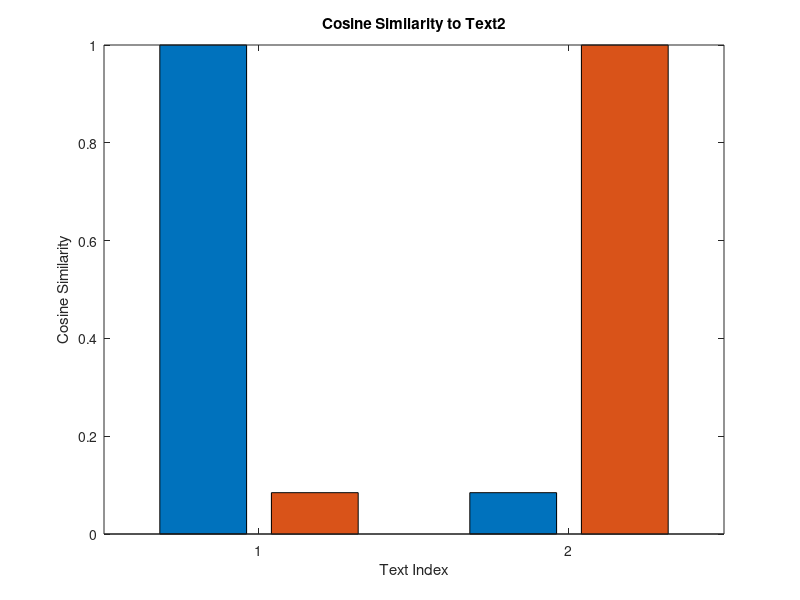

The MATLAB script that drew this image:
% This code is a matlab version of the r code conducted on NLP. 
% The code was adapted from ChatGPT
% For further information, you may visit https://openai.com/chatgpt

%%%%%%%%%%%%%%%%%%%%%%%%%%%%%%%%%%%%%%%%%%%%%%%%%%%%%%%%%%%%%%%%%%%%%%%

% Sample texts
text_1 = 'Looking at the sky, the ocean seems to cry, nature wanna run';
text_2 = 'Joy closer coming, magic never stopping, sky above us shining';

% Storing texts into one variable
sample_texts = {text_1, text_2}; % 1X2 cell array

% Conversion of the texts into lowercase
text_1 = lower(text_1);
text_2 = lower(text_2);

% Punctuation removal
text_1 = regexprep(text_1, '[^\w\s]', '');
text_2 = regexprep(text_2, '[^\w\s]', '');

% Text tokenization
tokens_text_1 = strsplit(text_1);
tokens_text_2 = strsplit(text_2);

% Combining both tokens
tokens_combined = unique([tokens_text_1, tokens_text_2]);

% Term-document matrix (DTM)
DTM = ones(length(tokens_combined), 2);

% DTM creation
for i = 1:length(tokens_combined)
    DTM(i, 1) = sum(strcmp(tokens_text_1, tokens_combined{i}));
    DTM(i, 2) = sum(strcmp(tokens_text_2, tokens_combined{i}));
end

% Display the term-document matrix
disp('Term-Document Matrix:');
disp(DTM);

% Cosine similarity
dot_text_product = dot(DTM(:, 1), DTM(:, 2));
norm_text_1 = norm(DTM(:, 1));  
norm_text_2 = norm(DTM(:, 2));  

cosine_similarity = dot_text_product / (norm_text_1 * norm_text_2);

% Displaying the cosine similarity
disp(['Cosine Similarity between Text 1 and Text 2: ', num2str(cosine_similarity)]);

% Create a similarity matrix for visualization
similarity_matrix = [1, cosine_similarity; cosine_similarity, 1];

% Plotting the heat-map of the similarity matrix
figure;
imagesc(similarity_matrix);
colorbar;
title('Text Similarity Matrix');
xticks([1 2]);
xticklabels({'Text 1', 'Text 2'});
yticks([1 2]);
yticklabels({'Text 1', 'Text 2'});

% Indexing the sample texts
text1Index = 1;
text2Index = 2; 

% Creating a bar-plot of the similarity matrix
bar(similarity_matrix);
xlabel('Text Index');
ylabel('Cosine Similarity');
title(['Cosine Similarity to Text', num2str(text1Index)]);
ylim([0 1]);

bar(similarity_matrix);
xlabel('Text Index');
ylabel('Cosine Similarity');
title(['Cosine Similarity to Text', num2str(text2Index)]);
ylim([0 1]); 

%%%%%%%%%%%%%%%%% End of NLP coding %%%%%%%%%%%%%%%%%%%%%%